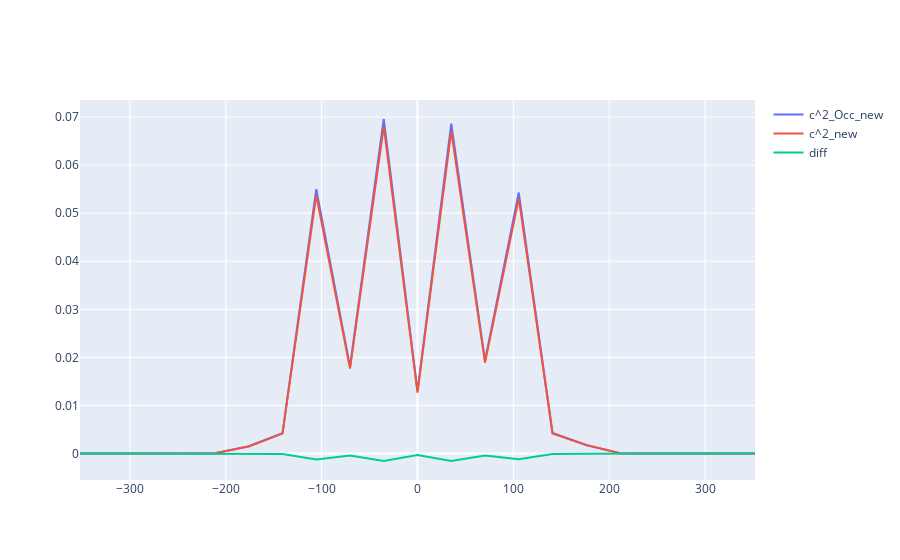

The cell this chart's notebook holds for it:
### Markdown cell above
## TIPTOE short

### Code cell
col_final=["Time", "CPU", "<Ovr(Phi.Eta.Rn.Rn)>", "<H0>",
    "<Occ{H0:0}>", "<Occ{H0:1}>", "<Occ{H0:2}>", "<Occ{H0:3}>", "<Occ{H0:4}>", "<Occ{H0:5}>",
    "Re{<H0:0|psi>}", "Re{<H0:1|psi>}", "Re{<H0:2|psi>}", "Re{<H0:3|psi>}", "Re{<H0:4|psi>}", "Re{<H0:5|psi>}",
    "Imag{<H0:0|psi>}", "Imag{<H0:1|psi>}", "Imag{<H0:2|psi>}", "Imag{<H0:3|psi>}", "Imag{<H0:4|psi>}", "Imag{<H0:5|psi>}"
]
df_final=pd.read_csv("/home/user/BachelorThesis/trecxcoefftests/tiptoe_short/0362/expec", sep='\s+', header=8)
#shift every column name by one and remove the first column
df_final.columns = df_final.columns[1:].tolist() + [""]
#remove last column
df_final = df_final.iloc[:, :-1]
df_final.columns = col_final



df_normal = pd.read_csv("/home/user/BachelorThesis/trecxcoefftests/tiptoe_short/normal_trecx/expec", sep='\s+', header=8)
df_normal.columns = df_normal.columns[1:].tolist() + [""]
#remove last column
df_normal = df_normal.iloc[:, :-1]



fig = go.Figure()
fig.add_trace(go.Scatter(x=np.array(df_final["Time"]), y=np.array(df_final["<Occ{H0:1}>"]), mode='lines', name='c^2_Occ_new'))
fig.add_trace(go.Scatter(x=np.array(df_final["Time"]), y=np.array(df_final["Re{<H0:1|psi>}"]**2+df_final["Imag{<H0:1|psi>}"]**2), mode='lines', name='c^2_new'))
#fig.add_trace(go.Scatter(x=np.array(df_final["Time"]), y=np.array(df_final["Re{<H0:1|psi>}"]), mode='lines', name='c_Re_new'))
#fig.add_trace(go.Scatter(x=np.array(df_final["Time"]), y=np.array(df_final["<Occ{H0:2}>"]), mode='lines', name='c^2_Occ_new'))
#fig.add_trace(go.Scatter(x=np.array(df_final["Time"]), y=np.array(df_normal["<Occ{H0:1}>"]), mode='lines', name='c^2_old'))
fig.add_trace(go.Scatter(x=np.array(df_final["Time"]), y=np.array(df_final["Re{<H0:1|psi>}"]**2+df_final["Imag{<H0:1|psi>}"]**2)-np.array(df_final["<Occ{H0:1}>"]), mode='lines', name='diff'))
#fig.add_trace(go.Scatter(x=np.array(df_final["Time"]), y=np.array(df_final["Imag{<H0:1|psi>}"]), mode='lines', name='c_Imag_new'))
# warum ist Re(H0:0|psi) gleich c^2_old? ich dachte in occ wird c^2 berechnet aberscheinabr nur Re(c)
fig.show()

### Figure 1 — Plotly figure (JSON) as saved in the notebook; plotly's stock layout.template omitted (floating-point values rounded to 4 significant figures)
{"data": [{"mode": "lines", "name": "c^2_Occ_new", "type": "scatter", "x": [-352.1, -316.9, -281.7, -246.5, -211.2, -176.0, -140.8, -105.6, -70.41, -35.2, 0.01291, 35.22, 70.43, 105.6, 140.9, 176.1, 211.3, 246.5, 281.7, 316.9, 352.1], "y": [1.896e-23, 1.047e-14, 2.55e-09, 8.035e-07, 5.107e-05, 0.001505, 0.004239, 0.05498, 0.01807, 0.06959, 0.01297, 0.06862, 0.01932, 0.05429, 0.004275, 0.001789, 8.105e-05, 2.595e-05, 2.065e-05, 2.108e-05, 2.108e-05]}, {"mode": "lines", "name": "c^2_new", "type": "scatter", "x": [-352.1, -316.9, -281.7, -246.5, -211.2, -176.0, -140.8, -105.6, -70.41, -35.2, 0.01291, 35.22, 70.43, 105.6, 140.9, 176.1, 211.3, 246.5, 281.7, 316.9, 352.1], "y": [1.854e-23, 1.023e-14, 2.493e-09, 7.856e-07, 4.993e-05, 0.001471, 0.004144, 0.05375, 0.01767, 0.06804, 0.01268, 0.06709, 0.01889, 0.05307, 0.00418, 0.001749, 7.923e-05, 2.537e-05, 2.019e-05, 2.061e-05, 2.061e-05]}, {"mode": "lines", "name": "diff", "type": "scatter", "x": [-352.1, -316.9, -281.7, -246.5, -211.2, -176.0, -140.8, -105.6, -70.41, -35.2, 0.01291, 35.22, 70.43, 105.6, 140.9, 176.1, 211.3, 246.5, 281.7, 316.9, 352.1], "y": [-4.239e-25, -2.34e-16, -5.7e-11, -1.796e-08, -1.142e-06, -3.364e-05, -9.474e-05, -0.001229, -0.0004039, -0.001556, -0.0002899, -0.001534, -0.0004319, -0.001213, -9.556e-05, -3.999e-05, -1.811e-06, -5.799e-07, -4.616e-07, -4.712e-07, -4.713e-07]}], "layout": {}}
